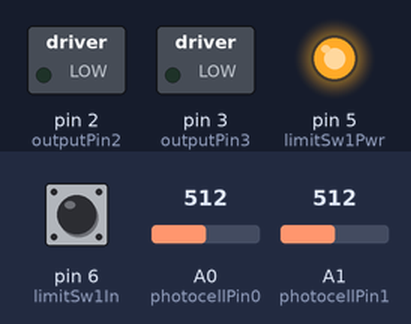
Simulated run of this sketch. Board: Arduino Uno, built with avr-gcc and run on an emulated ATmega328P. On the bench: switched loads named in the sketch (green lamp = pin HIGH), output pins drawn as LEDs (lit = HIGH). Inputs (shaded band) come from the test bench; at power-on: pin 6 (limitSw1In) HIGH, A0 (photocellPin0) = 512, A1 (photocellPin1) = 512.

Above: at 0.1 s.
At 7.1 s:
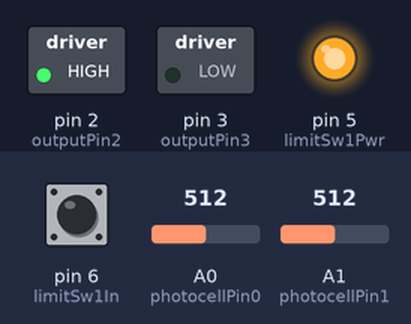
Timing chart, 0 to 16.4 s (numbered marks = the images above):
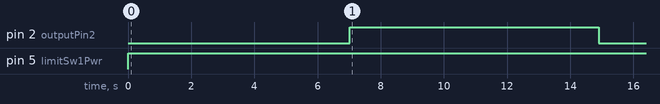

Measured:
- by itself, pin 2 (outputPin2): LOW → HIGH at 7.0 s, → LOW 7.9 s later
- by itself, pin 5 (limitSw1Pwr): LOW → HIGH at 0.00 s

The sketch:

ACED_switch_ph_logic_v5.0.ino
```cpp
//
//          Code for A.C.E.D. Project, MSE 101/102.                            Written by Q. Mike Andrews
//                                                                                         March 17, 2015
//
//      This code uses 2 light sensors and 1 limit switch to control the operation
//      of a chicken coop door through 2 mosfets that control 2 relays that operate
//      a 12v motor hooked up to a 12v battery.
//


// constant that sets the sensitivity of the light sensors. 10 is absolute minimum (needs pitch black)
// around 200 to 300 makes it sensitive to a passing shadow
const int sensorDark1 = 37;
const int sensorDark2 = 37;
const int sensorLight1 = 57;
const int sensorLight2 = 67;

// used for timing door movements
int doorUp = 0, doorDown = 0;

// is door open or not
boolean doorOpen = false;
boolean doorOpening = false;

// input pins
int photocellPin0 = A0;
int photocellPin1 = A1;
int limitSw1In = 6;


// the output pins
int outputPin2 = 2;
int outputPin3 = 3;
int limitSw1Pwr = 5;

void setup()
{
  // initialize the pins
  pinMode(outputPin2, OUTPUT);
  pinMode(outputPin3, OUTPUT);
  pinMode(limitSw1Pwr, OUTPUT);
  pinMode(limitSw1In, INPUT);
}

void loop()  // main loop that runs the operations of the circiut
{
  int analogValuePh1;
  int analogValuePh2;
  int digitalValueSw1;
  digitalWrite(limitSw1Pwr, HIGH);


  // if a loop need to end
  boolean loopExit = false;

  digitalWrite(outputPin2, LOW);
  delay(10);
  digitalWrite(outputPin3, LOW);
  delay(1);

  // read our photocells at different times, with a built in delay
  delay(3000);  // change this time to give larger lag between state changes. 1 = 1 ms
  analogValuePh1 = analogRead(photocellPin0);
  delay(4000);  // change this time to give larger lag between state changes. 1 = 1 ms
  analogValuePh2 = analogRead(photocellPin1);


  // read limit switch
  digitalValueSw1 = digitalRead(limitSw1In);


  digitalWrite(outputPin2, LOW);
  delay(10);
  digitalWrite(outputPin3, LOW);
  delay(1);


  // Door Opening Section
  while ( ((analogValuePh1 > sensorDark1) && (analogValuePh2 > sensorDark2)) && ((doorOpen == false) && (loopExit == false)) && (digitalValueSw1 == HIGH) )
  {
    digitalWrite(outputPin2, HIGH);
    doorUp++;
    delay(1);

    analogValuePh1 = analogRead(photocellPin0);
    delay(10);  // mostly to keep timing accurate with Door Close section
    analogValuePh2 = analogRead(photocellPin1);

    digitalValueSw1 = digitalRead(limitSw1In);
    if (digitalValueSw1 == LOW) {
      loopExit = true;
      doorOpen = true;
    }

    // check once if the door was nuisance tripped
    if ( ((analogValuePh1 < sensorDark1) || (analogValuePh2 < sensorDark2)) || (digitalValueSw1 == LOW) )
    {
      digitalWrite(outputPin2, LOW);
      delay(10);
      digitalWrite(outputPin3, LOW);
      delay(1);
      loopExit = true;
    }
    if (doorUp > 700)   // Door open timer. Change this to change how long the door opens for
    {
      digitalWrite(outputPin2, LOW);
      delay(10);
      digitalWrite(outputPin3, LOW);
      delay(1);
      doorOpen = true; // sets door to open after opening finishes
      loopExit = true;
    }

    if (doorUp > 37)
    {
      doorOpening = true; // sets dooring to open after opening finishes
    }


  } // end of Door Opening Section


  // Door Closing Section

  while ( ((analogValuePh1 < sensorDark1) && (analogValuePh2 < sensorDark2)) && ((doorOpening == true) && (loopExit == false)) )
  {
    // set motor in reverse and start lowering door
    digitalWrite(outputPin3, HIGH);
    delay(10);
    digitalWrite(outputPin2, HIGH);
    doorUp--;
    delay(1);
    if (doorUp < 0) {
      doorUp = 0;
    }

    // check photocells again
    analogValuePh1 = analogRead(photocellPin0);
    analogValuePh2 = analogRead(photocellPin1);

    // check once if the door was nuisance tripped
    if ( ((analogValuePh1 > sensorDark1) || (analogValuePh2 > sensorDark2)) )
    {
      digitalWrite(outputPin2, LOW);
      delay(10);
      digitalWrite(outputPin3, LOW);
      delay(1);
      loopExit = true;
    }

    if (doorUp < 1)
    {
      digitalWrite(outputPin2, LOW);
      delay(10);
      digitalWrite(outputPin3, LOW);
      delay(1);
      doorOpen = false; // sets door to closed
      doorOpening = false; // sets door to closed
      loopExit = true;
    }


  } // end of Door Close Section


}  // restart loop
```
